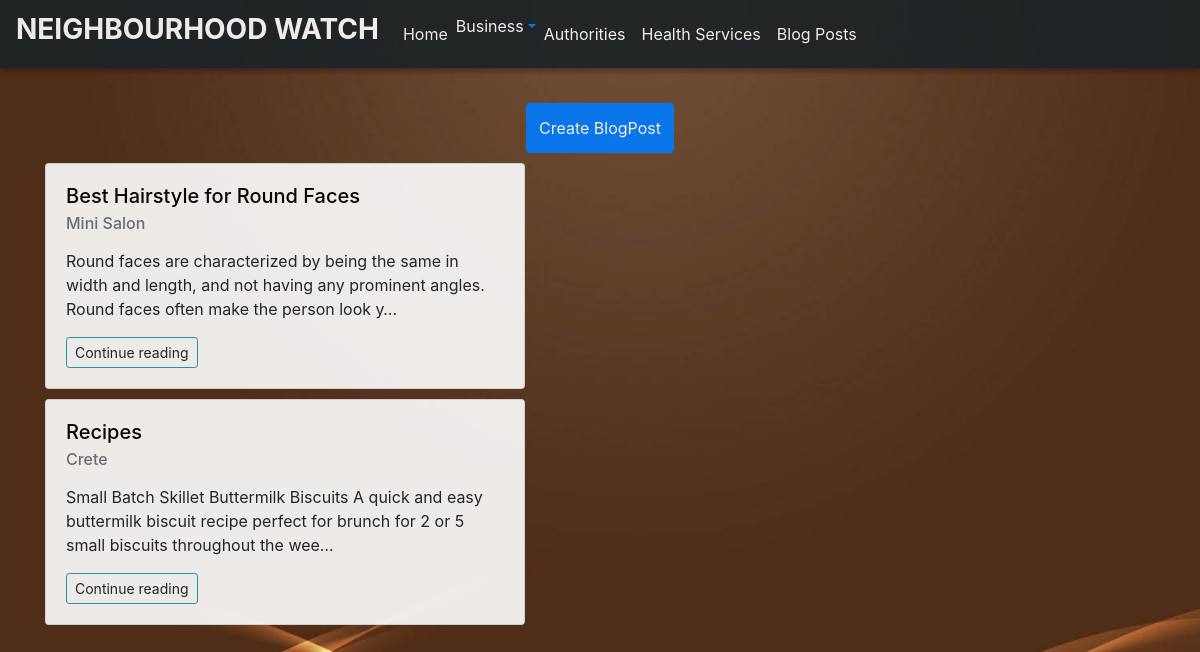
Page /KPosts/ on the committed database.
### neighbourhood/models.py (models this page shows, shortened)
class BlogPost(models.Model):
    title = models.CharField(max_length=150)
    image = models.ImageField(upload_to='post/')
    post = HTMLField()
    user= models.ForeignKey(User,on_delete=models.CASCADE,null=True,blank=True)
    neighbourhood= models.ForeignKey(Neighbourhood,on_delete=models.CASCADE,null=True,blank=True)
    post_date = models.DateTimeField(auto_now_add=True)
    avatar = models.ImageField(upload_to='avatars/')
    author=models.CharField(max_length=200,null=True)

### neighbourhood/views.py (the view)
# urls.py: url(r'KPosts/',views.kiamunyiPost,name='KPosts'),
def kiamunyiPost(request):
   kiamunyi_neighbourhood = Neighbourhood.objects.get(pk=2)
   posts = BlogPost.objects.filter(neighbourhood=kiamunyi_neighbourhood)
   return render(request,'KiamunyiPosts.html', {'posts':posts})

### neighbourhood/templates/KiamunyiPosts.html (shortened to what this page needs)
{% extends 'index.html' %}
{% load static %}
{% load staticfiles %}
{% block content %}
<nav class="navbar navbar-expand-lg">
    <a class="navbar-brand" style="color: white;" href="#"><h3><strong>NEIGHBOURHOOD WATCH</strong></h3></a>
        <div class="collapse navbar-collapse" id="navbarTogglerDemo02">
         <ul class="navbar-nav mr-auto smooth-scroll">
          <li class="nav-item">
            <a class="nav-link" href="{%url 'kiamunyi'%}">Home
            </a>
          </li>
          <li class="nav-item">
            <a href="#" class="dropdown-toggle" data-toggle="dropdown" role="button"><span class="bus">Business</span></a>
          </li>
          <li class="nav-item">
            <a class="nav-link" href="{%url 'Kauth'%}" data-offset="90">Authorities</a>
          </li>
          <li class="nav-item">
            <a class="nav-link" href="{%url 'Khealth'%}" data-offset="90">Health Services</a>
          </li>
          <li class="nav-item">
            <a class="nav-link" href="{%url 'KPosts'%}" data-offset="90">Blog Posts</a>
          </li>
        </ul>
       </div>
</nav>
<div class="container">
    <div class="row">
      <div class="col-md-12 top-div" style="margin-top:40px;"></div>
    </div>
    <div class="text-center">
      <a href="{%url 'post_form'%}" >
          <button class="btn btn-primary" style="height:50px;  margin-top: -6px;">Create BlogPost</button>
      </a>
    </div>
    <div class="row">
    {% for post in posts %}
    <div class="col-md-9">
    <div class="card" style="width: 30rem;margin-top:10px;">
    <div class="card-body">
      <a href="{{post.id}}" style="color:black;text-decoration:none;margin:auto;">
        <h5 class="card-title">{{post.title}}</h5>
      </a>
      <a href="{{post.author}}" style="color:black;text-decoration:none;margin:auto;">
        <h6 class="card-subtitle mb-2 text-muted">{{post.author}}</h6>
      </a>
      <p class="card-text">{{post.post|truncatechars:150 | safe}}</p>
      <a class="btn btn-sm btn-outline-info mr-3" data-toggle="modal" data-target="#{{post.id}}">Continue reading</a>
  </div>
  </div>
  </div>
  {% endfor %}
  </div>
  </div>
  {% endblock %}

### static/styles.css (style rules this page uses)
nav { height: auto; background: #1A2226; text-align: center; box-shadow: 0 3px 6px rgba(0, 0, 0, 0.16), 0 3px 6px rgba(0, 0, 0, 0.23); }
a { color: black; }
.card { width: 20rem; margin-top:10px; border-radius: 50px; background-color: burlywood; }
.nav-link { color: white; }
.bus { color: white; }
.navbar-nav { position:relative; }

### rows in the picture
BlogPost: title "Best Hairstyle for Round Faces", author "Mini Salon", post "Round faces are characterized by being the same in width and length, and not having any prominent angles. Round faces often make the person look y…"
BlogPost: title "Recipes", author "Crete", post "Small Batch Skillet Buttermilk Biscuits A quick and easy buttermilk biscuit recipe perfect for brunch for 2 or 5 small biscuits throughout the wee…"
